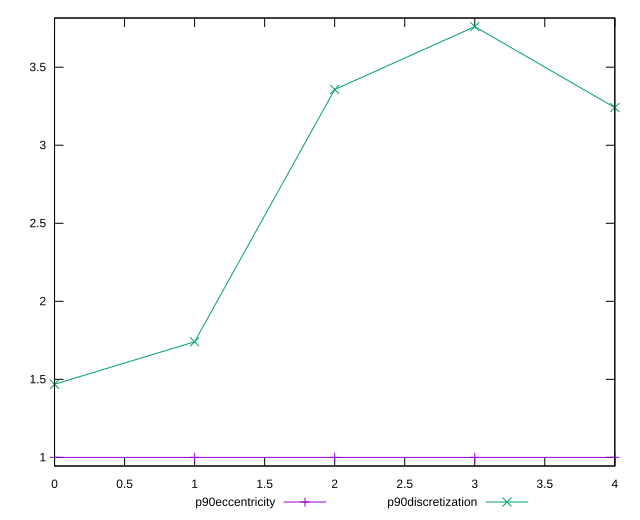

Recreate this plot in gnuplot.
reset

$p90Eccentricity <<EOF
0 0.9999999999999999
1 0.9999999999999997
2 1.0000000000000004
3 0.9999999999999979
4 1.000000000000001
EOF

$p90Discretization <<EOF
0 1.46875
1 1.7407407407407407
2 3.357142857142857
3 3.76
4 3.2413793103448274
EOF

set key outside below
set xrange [0:4]
set yrange [0.9447999999999979:3.8152]
set trange [0.9447999999999979:3.8152]
set terminal svg size 640, 520 enhanced background rgb 'white'
set output "report_00023_2021-02-20T12:14:57.249Z/uses-rel-preconnect/progression/eccentricity.svg"

plot $p90Eccentricity title "p90eccentricity" with linespoints, \
     $p90Discretization title "p90discretization" with linespoints

reset
